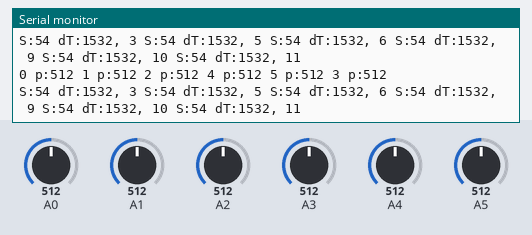
Simulated run of this sketch. Board: Arduino Uno, built with avr-gcc and run on an emulated ATmega328P. Parts: the last lines printed to the serial monitor. The test bench sets the inputs (shaded band); at power-on: A1 = 512, A3 = 512, A0 = 512, A2 = 512, A4 = 512, A5 = 512.

Above: at 9.3 s.
9.4 s: A1 set to 575
At 9.76 s:
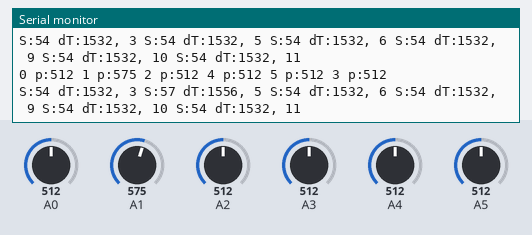
10.9 s: A1 set to 600
At 10.94 s:
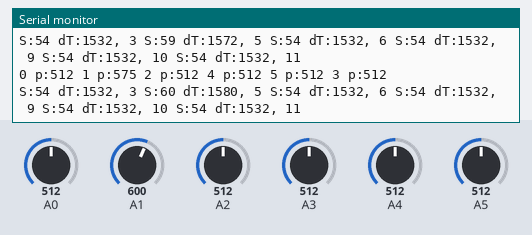
13.9 s: A3 set to 105
At 14.05 s:
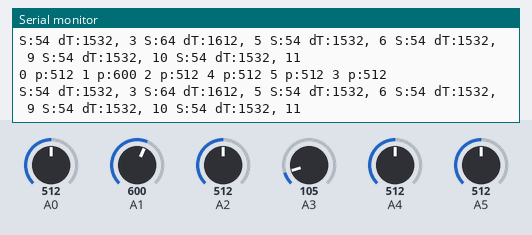
16.9 s: A3 set to 91
At 17.18 s:
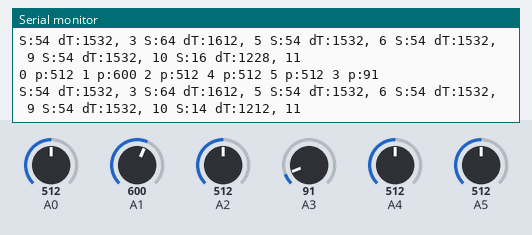
Timing chart, 0 to 19.4 s (numbered marks = the images above; inputs shaded):
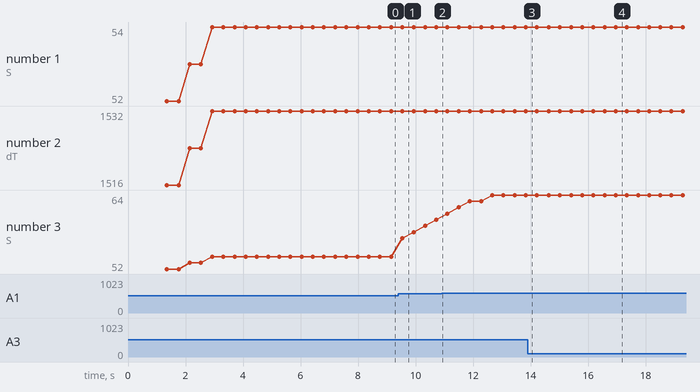

The sketch:

HAND.ino
```cpp
/*Hand-Proyect code v4.0*/
/*This file contains the code that is used in the hand that
  that is up for display in the showroom @ Marshall.*/

/*TODOS AND OTHER NOTES*/
//swith to an pointer system for hand profiles
//add move by serial functionality
//somehow relate thresholds with cycles required for sleep
//Label constants as such
// change constants to mayus to use standar notation.


/*data about a servo*/
struct servoData {
  String fName;
  byte serPin;
  int minS;
  int maxS;
};

/*data about a potenciometer*/
struct potData {
  byte potPin;
  int minP;
  int maxP;
  byte potReading;
  byte prevReading;
  byte prevReading2;
};
/*Custom data structure, used to store a particular position for
  the hand.
  uses PERCENTAGES not Angles to define positions*/
struct sPosition {
  byte pinkyF;
  byte ringF;
  byte middleF;
  byte indexF;
  byte thumbF;
  byte wrist;
};

/*--------Set this varible to choose the mode the arduion will be in----------

  mode 1:
    read data from 10k pot and move servos acordingly.
  mode 2:
    secuential move (for debug and calibration)
  mode 3:
    move by serial (NOT READY)
  mode 4:
    move all to constPos (move all servos to constPos and leave them there)
  mode 5:
    do nothing
  mode 6:
    sequential move
  mode 7:
    sleep mode
  mode 8:
    serial report servo
  mode 9:
    serial report servo
*/ char MODE = '1';

/*max rate of change registered over the last INACTIVESTATESBEFORESLEEP states.*/
byte maxRateOfChange;

/*determines for how long the rate of change must stay under the threshoold before
sleep state starts*/
const unsigned int INACTIVESTATESBEFORESLEEP = 5;

/*threshoold before sleep state starts */
const byte RATEOFCHANGETRESHOLD = 20;

const bool DEBUG_RATE_OF_CHANGE = true;

//determines whether or not to print debug data to the terminal.
const bool PRINTPOTVALPROCESSING = 0; //Prints the intermediate steps in readPotVal
const bool PRINTPOTVALS    = 1;   //prints input data from each potenciometer
const bool PRINTSERVALS    = 1;   //prints output data to each servo
const bool PRINTSERTIMES   = 1;
//time delay used for most everything
const unsigned int DELAYTIME = 300;

// constant position
const byte CONSTPOS = 50; //int between 0 and 100

/*
  BETA FEATURE:
  determines whether to run obsenity filter */
const bool FILTEROBSENITY = true;

/*number of servos */
const byte NUMSERVOS = 6;

potData readerProfile[6] {
  {0, 0, 900, 50, 50, 50 },
  {1, 0, 900, 50, 50, 50 },
  {2, 0, 900, 50, 50, 50 },
  {4, 0, 900, 50, 50, 50 },
  {5, 0, 900, 50, 50, 50 },
  {3, 0, 900, 50, 50, 50 }
};

servoData handProfile[6] {
  {"Pinky",         3,  100, 900},
  {"ring Finger",   5,  100, 900},
  {"middle Finger", 6,  100, 900},
  {"index",         9,  100, 900},
  {"thumb",         10, 100, 900},
  {"DISABLED",      11, 100, 900}
};

/*predefined positions*/
sPosition NUMBERONE {0, 0,  0, 90, 90};
sPosition PEACE     {0, 0, 90, 90, 90};

/*Attaches all the servos to the pins they are connected*/
void servosAttach() {
  for (int i = 0; i > NUMSERVOS; i++) {
    pinMode(handProfile[i].serPin, OUTPUT);
  }
}
/*Attaches all the potenciometers to the pins they are connected to.*/
void potsAttach() {
  for (int i = 0; i > NUMSERVOS; i++) {
    pinMode(readerProfile[i].potPin, INPUT);
  }
}

/*Reads and averages reading for provided servoData profile*/
byte readPotVal(potData &pData) {
    int potVal = analogRead(pData.potPin); //reads value from pot
    if (PRINTPOTVALS) { //prints debug data if needed
      Serial.print(String(pData.potPin)+" p:" + String(potVal) + " ");
    }
    potVal = map(potVal, pData.minP, pData.maxP, 0, 100);//map pot value
    if (PRINTPOTVALPROCESSING) { //prints debug data if needed
      Serial.print("pM:" + String(potVal) + " ");
    }
    if (potVal <  0) {//constraints values
      potVal = 0;
    } else if (potVal > 100) {
      potVal = 100;
    }
    if (PRINTPOTVALPROCESSING) { //prints debug data if needed
      Serial.print("pC:" + String(potVal) + " ");
    }
    //calculates change over time since last measure.
    byte cRateOfChange = abs(pData.potReading-pData.prevReading);
    if(maxRateOfChange<cRateOfChange){
      maxRateOfChange = cRateOfChange;
      if(DEBUG_RATE_OF_CHANGE){
        Serial.println("max rChange = "+String(maxRateOfChange));
      }
    }
    //shuffles arround averages in memory
    pData.prevReading2 = pData.prevReading;
    pData.prevReading = pData.potReading;
    pData.potReading = (potVal + pData.prevReading + pData.prevReading2) / 3;

    if (PRINTPOTVALPROCESSING) { //prints debug data if needed
      Serial.print("pO:" + String(pData.potReading) + " "+"p(" + String(pData.potReading) + " " + String(pData.prevReading)+ " " + String(pData.prevReading2) +") ");
    }

  return pData.potReading;
}

/*reads values from potentiomentes, and returns a position value*/
sPosition readPotValPositions() {
  sPosition inputPosition{
    readPotVal(readerProfile[0]),
    readPotVal(readerProfile[1]),
    readPotVal(readerProfile[2]),
    readPotVal(readerProfile[3]),
    readPotVal(readerProfile[4]),
    readPotVal(readerProfile[5])
  };
  Serial.println();
  return inputPosition;
}

/*moves all the servos from 0 to 100 and back, uses dTime to determine how fast to go(usualy delayTime)*/
void sequentialMove(int dTime) {
  for (byte cpos = 0; cpos <= 10; cpos += 10) { // goes from 0 degrees to 180 degrees
    sPosition tPos = {cpos, cpos, cpos, cpos, cpos, cpos};
    moveHand(tPos);
    delay (dTime);
  }
  for (int cpos = 180; cpos >= 0; cpos -= 10) { // goes from 180 degrees to 0 degrees
    sPosition tPos = {cpos, cpos, cpos, cpos, cpos, cpos};
    moveHand(tPos);
    delay (dTime);
  }
}

/*sets a servo to the given position*/
void writeServo( byte sPos, servoData S){
  if (PRINTSERVALS) { //prints debug data if needed
      Serial.print("S:" + String(sPos) + " ");
  }
  int dTime = map(sPos, 0, 100, S.minS, S.maxS )+1000;
  if (PRINTSERTIMES) { //prints debug data if needed
      Serial.print("dT:" + String(dTime) + ", "+ String(S.serPin) + " ");
  }
  digitalWrite(S.serPin,HIGH);
  delayMicroseconds(dTime); // waits 1000-2000 uS while forming the PWM signal
  digitalWrite(S.serPin,LOW);
}

/*Moves the hand to the desired sPosition*/
void moveHand(sPosition fingerPos){
writeServo(fingerPos.pinkyF,  handProfile[0]);
writeServo(fingerPos.ringF,   handProfile[1]);
writeServo(fingerPos.middleF, handProfile[2]);
writeServo(fingerPos.indexF,  handProfile[3]);
writeServo(fingerPos.thumbF,  handProfile[4]);
writeServo(fingerPos.wrist,   handProfile[5]);
Serial.println();
}

void setup() {
  if (true) { //if things need to get
    Serial.begin(9600);
    Serial.println("serial ready");
  }
  servosAttach();
  delay(1000);
}

void loop() {
  sPosition tPos;
  delay(DELAYTIME);
  switch (MODE) {
    //AnalogSet
    case '1':
      moveHand(readPotValPositions());
      break;

    //Sequential Move
    case '2':
      sequentialMove(DELAYTIME);
      break;

    // move by serial
    case '3':
      //-------------------------------------TODO----------move by serial
      break;

    // move all to constPos
    case '4':
      tPos = {CONSTPOS, CONSTPOS, CONSTPOS, CONSTPOS, CONSTPOS, CONSTPOS};
      moveHand(tPos);
      break;

    //
    case '5':
      //do nothing
      break;

    //
    case '6':
      sequentialMove(DELAYTIME);
      break;

    case '7':
      tPos = readPotValPositions();
      if(FILTEROBSENITY){
        //obsenity check
      }
      moveHand(tPos);
      while (true){
        readPotValPositions(); //also updates rate of change
        if(maxRateOfChange>RATEOFCHANGETRESHOLD){
          MODE = 1;
          if(DEBUG_RATE_OF_CHANGE){
            Serial.println("out of sleep; rChange = "+String(maxRateOfChange));
          }
          break;
        }
      }
      break;

    case '8':
      readPotVal(readerProfile[0]);
      break;
    default:
      Serial.println("Wrong mode");
      delay(500);
      break;
  }
}
```

Measured:
- after the input at 9.4 s, the serial monitor: prints a new line after 0.08 s (image 1)
- after the input at 16.9 s, the serial monitor: prints a new line at once (image 4)
- plotted number 3: 54 → 60 after the input at 9.4 s, 60 → 64 after the input at 10.9 s
